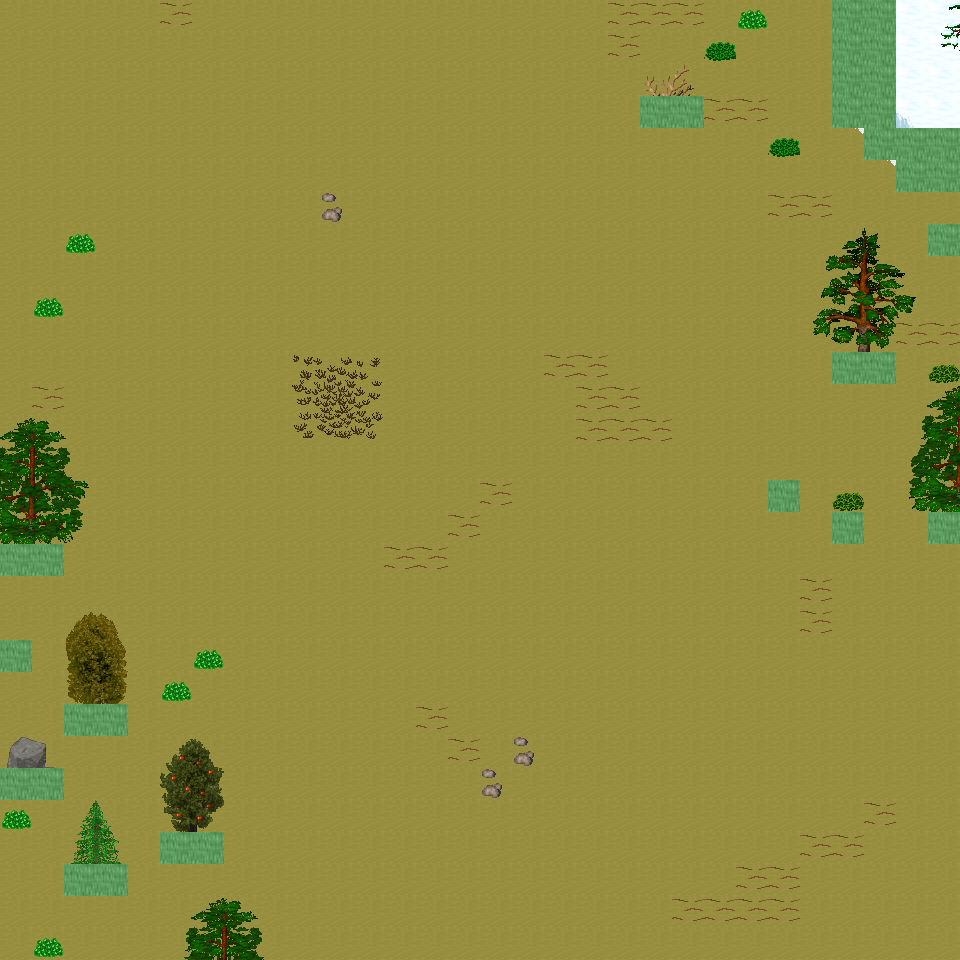

Below is a game level as drawn by its tile map, then a one-line description and the .tmx that defines it (tile-layer data replaced by summaries):
An orthogonal 30x30 tile map with 32x32 px tiles, 6 tile layers (Ground, Object, Object2, Above, ...), 47 tilesets and 11 objects (11x mapExit).

<map version="1.0" orientation="orthogonal" renderorder="right-down" width="30" height="30" tilewidth="32" tileheight="32" nextobjectid="12">
  <tileset firstgid="1" name="tileset_ground_ground" tilewidth="32" tileheight="32" tilecount="33" columns="3">
    <image source="../drawable/tileset_ground_ground.png" width="96" height="352" />
  </tileset>
  <tileset firstgid="34" name="tileset_ground_ice_ice" tilewidth="32" tileheight="32" tilecount="3" columns="3">
    <image source="../drawable/tileset_ground_ice_ice.png" width="96" height="32" />
  </tileset>
  <tileset firstgid="37" name="tileset_ground_earth_edges" tilewidth="32" tileheight="32" tilecount="18" columns="6">
    <image source="../drawable/tileset_ground_earth_edges.png" width="192" height="96" />
  </tileset>
  <tileset firstgid="55" name="tileset_ground_rock_pebbles" tilewidth="32" tileheight="32" tilecount="3" columns="1">
    <image source="../drawable/tileset_ground_rock_pebbles.png" width="32" height="96" />
  </tileset>
  <tileset firstgid="58" name="tileset_item_corpse_huge_animal" tilewidth="32" tileheight="32" tilecount="16" columns="2">
    <image source="../drawable/tileset_item_corpse_huge_animal.png" width="64" height="256" />
  </tileset>
  <tileset firstgid="74" name="tileset_plant_flower_daisy_white" tilewidth="32" tileheight="32" tilecount="8" columns="2">
    <image source="../drawable/tileset_plant_flower_daisy_white.png" width="64" height="128" />
  </tileset>
  <tileset firstgid="82" name="tileset_ground_ridge_earth_dark" tilewidth="32" tileheight="32" tilecount="96" columns="12">
    <image source="../drawable/tileset_ground_ridge_earth_dark.png" width="384" height="256" />
  </tileset>
  <tileset firstgid="178" name="tileset_ground_grass_edges" tilewidth="32" tileheight="32" tilecount="36" columns="12">
    <image source="../drawable/tileset_ground_grass_edges.png" width="384" height="96" />
  </tileset>
  <tileset firstgid="214" name="tileset_ground_ridge_ice_2" tilewidth="32" tileheight="32" tilecount="42" columns="7">
    <image source="../drawable/tileset_ground_ridge_ice_2.png" width="224" height="192" />
  </tileset>
  <tileset firstgid="256" name="tileset_ground_ice_glacier" tilewidth="32" tileheight="32" tilecount="1" columns="1">
    <image source="../drawable/tileset_ground_ice_glacier.png" width="32" height="32" />
  </tileset>
  <tileset firstgid="257" name="tileset_ground_ice_edges" tilewidth="32" tileheight="32" tilecount="9" columns="3">
    <image source="../drawable/tileset_ground_ice_edges.png" width="96" height="96" />
  </tileset>
  <tileset firstgid="266" name="tileset_plant_bush_large_brown" tilewidth="32" tileheight="32" tilecount="9" columns="3">
    <image source="../drawable/tileset_plant_bush_large_brown.png" width="96" height="96" />
  </tileset>
  <tileset firstgid="275" name="tileset_ground_ridge_ice" tilewidth="32" tileheight="32" tilecount="42" columns="7">
    <image source="../drawable/tileset_ground_ridge_ice.png" width="224" height="192" />
  </tileset>
  <tileset firstgid="317" name="tileset_plant_bush_various_small" tilewidth="32" tileheight="32" tilecount="9" columns="3">
    <image source="../drawable/tileset_plant_bush_various_small.png" width="96" height="96" />
  </tileset>
  <tileset firstgid="326" name="tileset_ground_rock_rocks_2" tilewidth="32" tileheight="32" tilecount="4" columns="2">
    <image source="../drawable/tileset_ground_rock_rocks_2.png" width="64" height="64" />
  </tileset>
  <tileset firstgid="330" name="tileset_building_decoration_blue_circle" tilewidth="32" tileheight="32" tilecount="4" columns="2">
    <image source="../drawable/tileset_building_decoration_blue_circle.png" width="64" height="64" />
  </tileset>
  <tileset firstgid="334" name="tileset_item_statue_cross" tilewidth="32" tileheight="32" tilecount="1" columns="1">
    <image source="../drawable/tileset_item_statue_cross.png" width="32" height="32" />
  </tileset>
  <tileset firstgid="335" name="tileset_ground_rock_green_crystal" tilewidth="32" tileheight="32" tilecount="9" columns="3">
    <image source="../drawable/tileset_ground_rock_green_crystal.png" width="96" height="96" />
  </tileset>
  <tileset firstgid="344" name="tileset_furniture_light_iron_lamp" tilewidth="32" tileheight="32" tilecount="3" columns="1">
    <image source="../drawable/tileset_furniture_light_iron_lamp.png" width="32" height="96" />
  </tileset>
  <tileset firstgid="347" name="tileset_item_statue_metal_and_stone" tilewidth="32" tileheight="32" tilecount="6" columns="3">
    <image source="../drawable/tileset_item_statue_metal_and_stone.png" width="96" height="64" />
  </tileset>
  <tileset firstgid="353" name="tileset_ground_ladder_horizontal_pale" tilewidth="32" tileheight="32" tilecount="3" columns="1">
    <image source="../drawable/tileset_ground_ladder_horizontal_pale.png" width="32" height="96" />
  </tileset>
  <tileset firstgid="356" name="tileset_plant_bush_bushes" tilewidth="32" tileheight="32" tilecount="10" columns="5">
    <image source="../drawable/tileset_plant_bush_bushes.png" width="160" height="64" />
  </tileset>
  <tileset firstgid="366" name="tileset_item_blood_floor_stain" tilewidth="32" tileheight="32" tilecount="1" columns="1">
    <image source="../drawable/tileset_item_blood_floor_stain.png" width="32" height="32" />
  </tileset>
  <tileset firstgid="367" name="tileset_item_corpse_skull_dark" tilewidth="32" tileheight="32" tilecount="2" columns="2">
    <image source="../drawable/tileset_item_corpse_skull_dark.png" width="64" height="32" />
  </tileset>
  <tileset firstgid="369" name="tileset_furniture_light_flames" tilewidth="32" tileheight="32" tilecount="6" columns="6">
    <image source="../drawable/tileset_furniture_light_flames.png" width="192" height="32" />
  </tileset>
  <tileset firstgid="375" name="tileset_logic_creature_human" tilewidth="32" tileheight="32" tilecount="5" columns="5">
    <image source="../drawable/tileset_logic_creature_human.png" width="160" height="32" />
  </tileset>
  <tileset firstgid="380" name="tileset_logic_creature_elemental" tilewidth="32" tileheight="32" tilecount="16" columns="8">
    <image source="../drawable/tileset_logic_creature_elemental.png" width="256" height="64" />
  </tileset>
  <tileset firstgid="396" name="tileset_logic_collision" tilewidth="32" tileheight="32" tilecount="1" columns="1">
    <image source="../drawable/tileset_logic_collision.png" width="32" height="32" />
  </tileset>
  <tileset firstgid="397" name="tileset_logic_creature_giant_human" tilewidth="32" tileheight="32" tilecount="16" columns="8">
    <image source="../drawable/tileset_logic_creature_giant_human.png" width="256" height="64" />
  </tileset>
  <tileset firstgid="413" name="tileset_plant_tree_taller_trees" tilewidth="32" tileheight="32" tilecount="32" columns="8">
    <image source="../drawable/tileset_plant_tree_taller_trees.png" width="256" height="128" />
  </tileset>
  <tileset firstgid="445" name="tileset_plant_tree_spruce" tilewidth="32" tileheight="32" tilecount="6" columns="2">
    <image source="../drawable/tileset_plant_tree_spruce.png" width="64" height="96" />
  </tileset>
  <tileset firstgid="451" name="tileset_plant_bush_bush_mult_colored" tilewidth="32" tileheight="32" tilecount="6" columns="3">
    <image source="../drawable/tileset_plant_bush_bush_mult_colored.png" width="96" height="64" />
  </tileset>
  <tileset firstgid="457" name="tileset_ground_ice_icehole" tilewidth="32" tileheight="32" tilecount="1" columns="1">
    <image source="../drawable/tileset_ground_ice_icehole.png" width="32" height="32" />
  </tileset>
  <tileset firstgid="458" name="tileset_logic_portal" tilewidth="32" tileheight="32" tilecount="24" columns="8">
    <image source="../drawable/tileset_logic_portal.png" width="256" height="96" />
  </tileset>
  <tileset firstgid="482" name="tileset_building_wall_int_clay" tilewidth="32" tileheight="32" tilecount="100" columns="10">
    <image source="../drawable/tileset_building_wall_int_clay.png" width="320" height="320" />
  </tileset>
  <tileset firstgid="582" name="tileset_plant_tree_pine_tree" tilewidth="32" tileheight="32" tilecount="20" columns="4">
    <image source="../drawable/tileset_plant_tree_pine_tree.png" width="128" height="160" />
  </tileset>
  <tileset firstgid="602" name="tileset_plant_tree_pine_tree_1" tilewidth="32" tileheight="32" tilecount="20" columns="4">
    <image source="../drawable/tileset_plant_tree_pine_tree_1.png" width="128" height="160" />
  </tileset>
  <tileset firstgid="622" name="tileset_plant_stump_hollow_logs" tilewidth="32" tileheight="32" tilecount="6" columns="3">
    <image source="../drawable/tileset_plant_stump_hollow_logs.png" width="96" height="64" />
  </tileset>
  <tileset firstgid="628" name="tileset_plant_stump_small_stump" tilewidth="32" tileheight="32" tilecount="4" columns="2">
    <image source="../drawable/tileset_plant_stump_small_stump.png" width="64" height="64" />
  </tileset>
  <tileset firstgid="632" name="tileset_plant_stump_stump_snow1" tilewidth="32" tileheight="32" tilecount="2" columns="2">
    <image source="../drawable/tileset_plant_stump_stump_snow1.png" width="64" height="32" />
  </tileset>
  <tileset firstgid="634" name="tileset_plant_stump_stump_snow" tilewidth="32" tileheight="32" tilecount="2" columns="2">
    <image source="../drawable/tileset_plant_stump_stump_snow.png" width="64" height="32" />
  </tileset>
  <tileset firstgid="636" name="tileset_building_decoration_rocks" tilewidth="32" tileheight="32" tilecount="6" columns="3">
    <image source="../drawable/tileset_building_decoration_rocks.png" width="96" height="64" />
  </tileset>
  <tileset firstgid="642" name="tileset_ground_rock_rocks" tilewidth="32" tileheight="32" tilecount="4" columns="2">
    <image source="../drawable/tileset_ground_rock_rocks.png" width="64" height="64" />
  </tileset>
  <tileset firstgid="646" name="tileset_plant_tree_snow_on_pine" tilewidth="32" tileheight="32" tilecount="20" columns="4">
    <image source="../drawable/tileset_plant_tree_snow_on_pine.png" width="128" height="160" />
  </tileset>
  <tileset firstgid="666" name="tileset_light_dim_light_5x5" tilewidth="32" tileheight="32" tilecount="25" columns="5">
    <image source="../drawable/tileset_light_dim_light_5x5.png" width="160" height="160" />
  </tileset>
  <tileset firstgid="691" name="tileset_logic_creature_fowl" tilewidth="32" tileheight="32" tilecount="6" columns="6">
    <image source="../drawable/tileset_logic_creature_fowl.png" width="192" height="32" />
  </tileset>
  <tileset firstgid="697" name="tileset_logic_creature_animal" tilewidth="32" tileheight="32" tilecount="32" columns="8">
    <image source="../drawable/tileset_logic_creature_animal.png" width="256" height="128" />
  </tileset>
  <layer name="Ground" width="30" height="30">
    <data>[900 cells, 900 non-empty, 2 distinct tile ids]</data>
  </layer>
  <layer name="Object" width="30" height="30">
    <data>[900 cells, 95 non-empty, 40 distinct tile ids]</data>
  </layer>
  <layer name="Object2" width="30" height="30">
    <data>[900 cells, 0 non-empty, 0 distinct tile ids]</data>
  </layer>
  <layer name="Above" width="30" height="30">
    <data>[900 cells, 68 non-empty, 56 distinct tile ids]</data>
  </layer>
  <layer name="Above2" width="30" height="30">
    <data>[900 cells, 0 non-empty, 0 distinct tile ids]</data>
  </layer>
  <layer name="Walkable" width="30" height="30">
    <data>[900 cells, 32 non-empty, 1 distinct tile ids]</data>
  </layer>
  <objectgroup name="MapEvents">
    <object id="1" name="north" type="mapExit" x="0" y="0" width="832" height="32">
      <properties>
        <property name="map" value="level_0_x69_y27" />
        <property name="x" value="0" />
        <property name="y" value="28" />
      </properties>
    </object>
    <object id="2" name="north2" type="mapExit" x="896" y="0" width="64" height="32">
      <properties>
        <property name="map" value="level_0_x69_y27" />
        <property name="x" value="28" />
        <property name="y" value="28" />
      </properties>
    </object>
    <object id="3" name="south" type="mapExit" x="0" y="928" width="960" height="32">
      <properties>
        <property name="map" value="level_0_x69_y29" />
        <property name="x" value="0" />
        <property name="y" value="1" />
      </properties>
    </object>
    <object id="4" name="west" type="mapExit" x="0" y="0" width="32" height="544">
      <properties>
        <property name="map" value="level_0_x68_y28" />
        <property name="x" value="28" />
        <property name="y" value="0" />
      </properties>
    </object>
    <object id="5" name="west2" type="mapExit" x="0" y="576" width="32" height="64">
      <properties>
        <property name="map" value="level_0_x68_y28" />
        <property name="x" value="28" />
        <property name="y" value="18" />
      </properties>
    </object>
    <object id="6" name="west3" type="mapExit" x="0" y="672" width="32" height="96">
      <properties>
        <property name="map" value="level_0_x68_y28" />
        <property name="x" value="28" />
        <property name="y" value="21" />
      </properties>
    </object>
    <object id="7" name="west4" type="mapExit" x="0" y="800" width="32" height="160">
      <properties>
        <property name="map" value="level_0_x68_y28" />
        <property name="x" value="28" />
        <property name="y" value="25" />
      </properties>
    </object>
    <object id="8" name="east" type="mapExit" x="928" y="0" width="32" height="128">
      <properties>
        <property name="map" value="level_0_x70_y28" />
        <property name="x" value="1" />
        <property name="y" value="0" />
      </properties>
    </object>
    <object id="9" name="east2" type="mapExit" x="928" y="192" width="32" height="32">
      <properties>
        <property name="map" value="level_0_x70_y28" />
        <property name="x" value="1" />
        <property name="y" value="6" />
      </properties>
    </object>
    <object id="10" name="east3" type="mapExit" x="928" y="256" width="32" height="256">
      <properties>
        <property name="map" value="level_0_x70_y28" />
        <property name="x" value="1" />
        <property name="y" value="8" />
      </properties>
    </object>
    <object id="11" name="east4" type="mapExit" x="928" y="544" width="32" height="416">
      <properties>
        <property name="map" value="level_0_x70_y28" />
        <property name="x" value="1" />
        <property name="y" value="17" />
      </properties>
    </object>
  </objectgroup>
</map>
